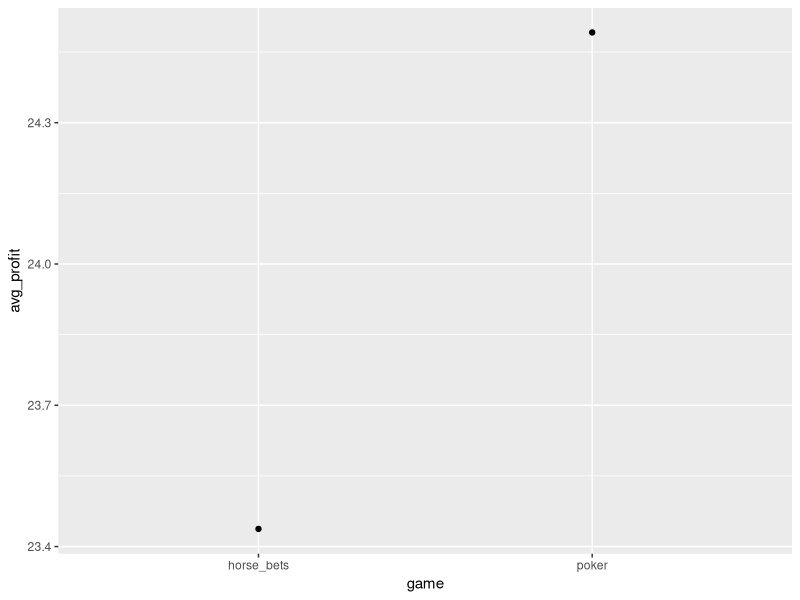
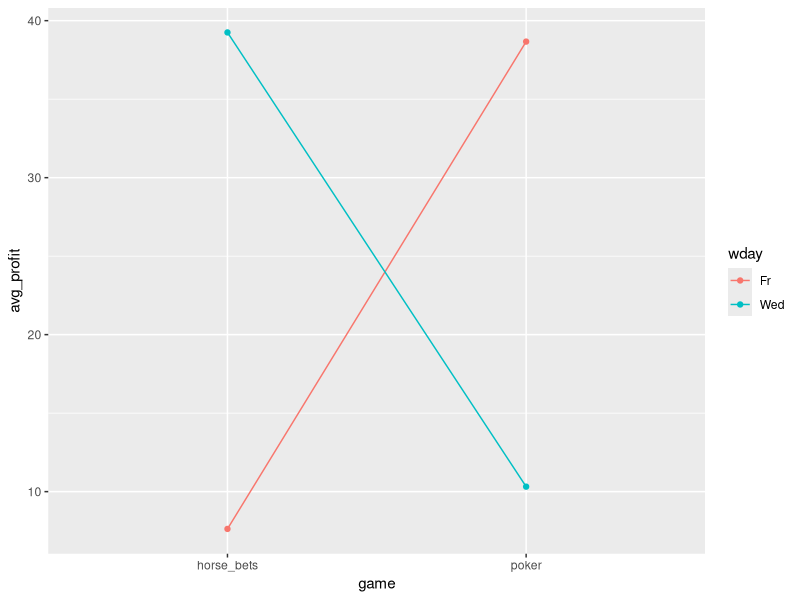
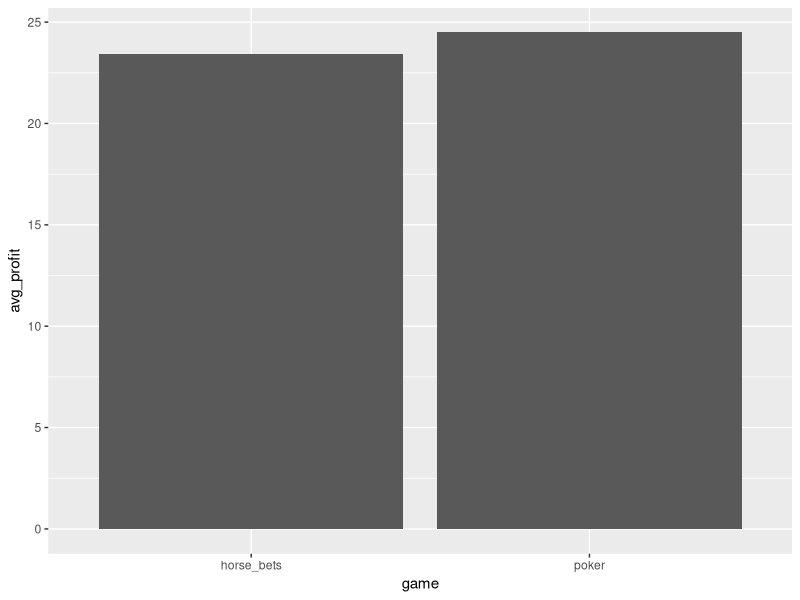
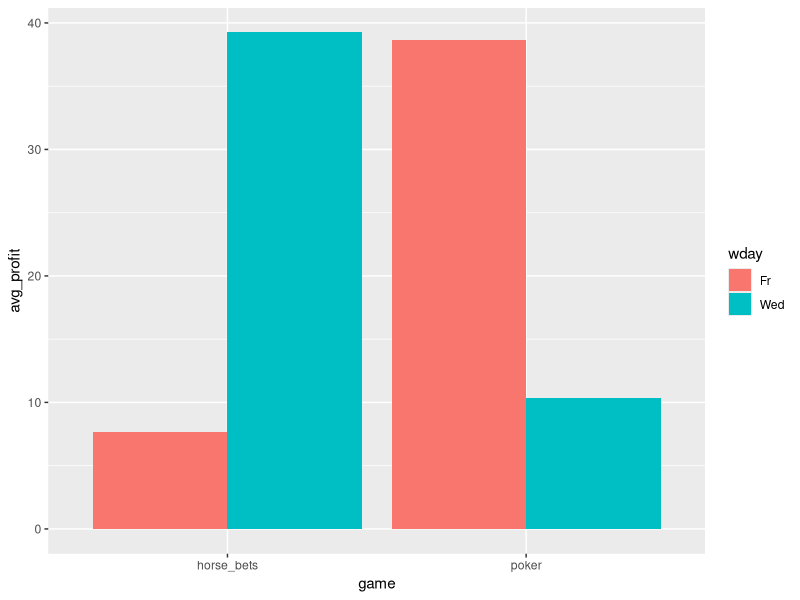

The R script that drew these images, in order: (Note: this script raises an error after producing the figures.)
## ---- chunk 1
# create and print vectors, don't save
c(1,2, 1000)
c(1,2, 1000, pi)
1:3
## ---- chunk 2
# create and print a data.frame
data.frame(1:3)
## ---- chunk 3
vector_var <- c(1,2,3,4,5,6,7,8)
vector_var
## ---- chunk 4
vector_var <- 1:8
vector_var
## ---- chunk 5
vector_var <- seq(1,8, by=2)
vector_var
## ---- chunk 6
letters
## ---- chunk 7
LETTERS
## ---- chunk 8
# the first letter
letters[1]
## ---- chunk 9
# the 13-th letter
letters[13]
## ---- chunk 10
# both of them
letters[c(1,7)]
## ---- chunk 11
# both of them
letters[6:12]
## ---- chunk 12
# both of them
letters[-1]
## ---- chunk 13
digits <- c('one'=1, 'two'=2, 'three'=3, 'four'=4, 'five'=5, 'six'=6)
## ---- chunk 14
digits[c('one', 'six')]
## ---- chunk 15
9
## ---- chunk 16
letters # print a vector with all lower-case letters
## ---- chunk 17
horse_bets_payout_tl <- c(100, -50, 1, 100, -10, -20, 250, -40, -30, 23, -23, 55, 14, 8, 24, -3)
## ---- chunk 18
poker_payout_tl <- c(24, 5, -38.1, 12, 103, 15, 5, 187, 13, -23, -45, 36)
## ---- chunk 19
sum(horse_bets_payout_tl)
sum(poker_payout_tl)
## ---- chunk 20
length(horse_bets_payout_tl)
length(poker_payout_tl)
## ---- chunk 21
sum(horse_bets_payout_tl)/length(horse_bets_payout_tl)
sum(poker_payout_tl)/length(poker_payout_tl)
## ---- chunk 22
mean(horse_bets_payout_tl)
mean(poker_payout_tl)
## ---- chunk 23
horse_bets_profits_tl <- horse_bets_payout_tl - 1.5
head(horse_bets_profits_tl)
head(horse_bets_payout_tl)
## ---- chunk 24
poker_profits_tl <- poker_payout_tl
## ---- chunk 25
horse_bets_payout_tl
horse_bets_profits_tl
## ---- chunk 26
poker_payout_tl
poker_profits_tl
## ---- chunk 27
mean(horse_bets_profits_tl)
## ---- chunk 28
mean(poker_profits_tl)
## ---- chunk 29
# create two vectors with week days
horse_bets_week_days <- rep(c("Wed", "Fr"), 8)
poker_week_days <- rep(c("Wed", "Fr"), 6)
## ---- chunk 30
df_horse_bets <- 
  data.frame(wday = horse_bets_week_days, 
             profit = horse_bets_profits_tl)
## ---- chunk 31
df_poker <- 
  data.frame(wday = poker_week_days, 
             profit = poker_payout_tl)
## ---- chunk 32
df_horse_bets
## ---- chunk 33
# let's see the first two rows of the data frame called df_horse_bets
head(df_horse_bets, 2) 
## ---- chunk 34
df_gambling <- rbind(df_horse_bets, df_poker)
## ---- chunk 35
head(df_gambling)
## ---- chunk 36
df_horse_bets$game <- "horse_bets"
df_poker$game <- "poker"
## ---- chunk 37
df_gambling <- rbind(df_horse_bets, df_poker)
head(df_gambling)
## ---- chunk 38
# load the two packages
library(magrittr) # for '%>%'
library(dplyr) # for group_by() and summarize()
## ---- chunk 39
df_gambling %>% 
  group_by(game) %>% 
  summarize(avg_profit = mean(profit))
## ---- chunk 40
df_gambling %>% 
  group_by(game, wday) %>% 
  summarize(avg_profit = mean(profit))
## ---- chunk 41
df_gambling %>% 
  group_by(game, wday) %>% 
  summarize(avg_proportion_wins = mean(profit>0) )
## ---- chunk 42
profits_by_game <- 
  df_gambling %>% 
    group_by(game) %>% 
    summarize(avg_profit = mean(profit))
## ---- chunk 43
profits_by_game_and_wday <- 
  df_gambling %>% 
    group_by(game, wday) %>% 
    summarize(avg_profit = mean(profit))
## ---- chunk 44
library(ggplot2)
## ---- chunk 45
ggplot(profits_by_game, aes(game, avg_profit)) + geom_point()
## ---- chunk 46
library(ggplot2)
ggplot(profits_by_game_and_wday, aes(game, avg_profit, color = wday, group = wday)) + geom_point() + geom_line()
## ---- chunk 47
library(ggplot2)
ggplot(profits_by_game, aes(game, avg_profit)) + geom_bar(stat = "identity")
## ---- chunk 48
library(ggplot2)
ggplot(profits_by_game_and_wday, aes(game, avg_profit, fill = wday)) + geom_bar(stat = "identity", position = "dodge")
## ---- chunk 49
function_definition_cat("seq(from, to, by)", 
                         "Create a sequence of integers from `from` to `to` in steps of `by`.",
                        c(from="The integer to start from.",
                          to="The integer to stop after.",
                          by="Size of steps to take. (If `from` $>$ `to`, `by` needs to be negative.)"))
